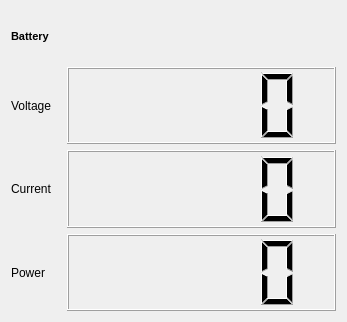
<?xml version="1.0" encoding="UTF-8"?>
<ui version="4.0">
 <class>Form</class>
 <widget class="QWidget" name="Form">
  <property name="geometry">
   <rect>
    <x>0</x>
    <y>0</y>
    <width>347</width>
    <height>322</height>
   </rect>
  </property>
  <property name="windowTitle">
   <string>Form</string>
  </property>
  <layout class="QGridLayout" name="gridLayout">
   <item row="1" column="0">
    <layout class="QVBoxLayout" name="verticalLayout">
     <item>
      <layout class="QHBoxLayout" name="horizontalLayout">
       <item>
        <widget class="QLabel" name="voltage_label">
         <property name="maximumSize">
          <size>
           <width>50</width>
           <height>16777215</height>
          </size>
         </property>
         <property name="text">
          <string>Voltage</string>
         </property>
        </widget>
       </item>
       <item>
        <widget class="QLCDNumber" name="voltage_value"/>
       </item>
      </layout>
     </item>
     <item>
      <layout class="QHBoxLayout" name="horizontalLayout_2">
       <item>
        <widget class="QLabel" name="current_label">
         <property name="maximumSize">
          <size>
           <width>50</width>
           <height>16777215</height>
          </size>
         </property>
         <property name="text">
          <string>Current</string>
         </property>
        </widget>
       </item>
       <item>
        <widget class="QLCDNumber" name="current_value"/>
       </item>
      </layout>
     </item>
     <item>
      <layout class="QHBoxLayout" name="horizontalLayout_3">
       <item>
        <widget class="QLabel" name="power_label">
         <property name="maximumSize">
          <size>
           <width>50</width>
           <height>16777215</height>
          </size>
         </property>
         <property name="text">
          <string>Power</string>
         </property>
        </widget>
       </item>
       <item>
        <widget class="QLCDNumber" name="power_value"/>
       </item>
      </layout>
     </item>
    </layout>
   </item>
   <item row="0" column="0">
    <widget class="QLabel" name="battery_label">
     <property name="maximumSize">
      <size>
       <width>16777215</width>
       <height>50</height>
      </size>
     </property>
     <property name="font">
      <font>
       <pointsize>8</pointsize>
       <weight>75</weight>
       <bold>true</bold>
      </font>
     </property>
     <property name="text">
      <string>Battery</string>
     </property>
    </widget>
   </item>
  </layout>
 </widget>
 <resources/>
 <connections/>
</ui>
